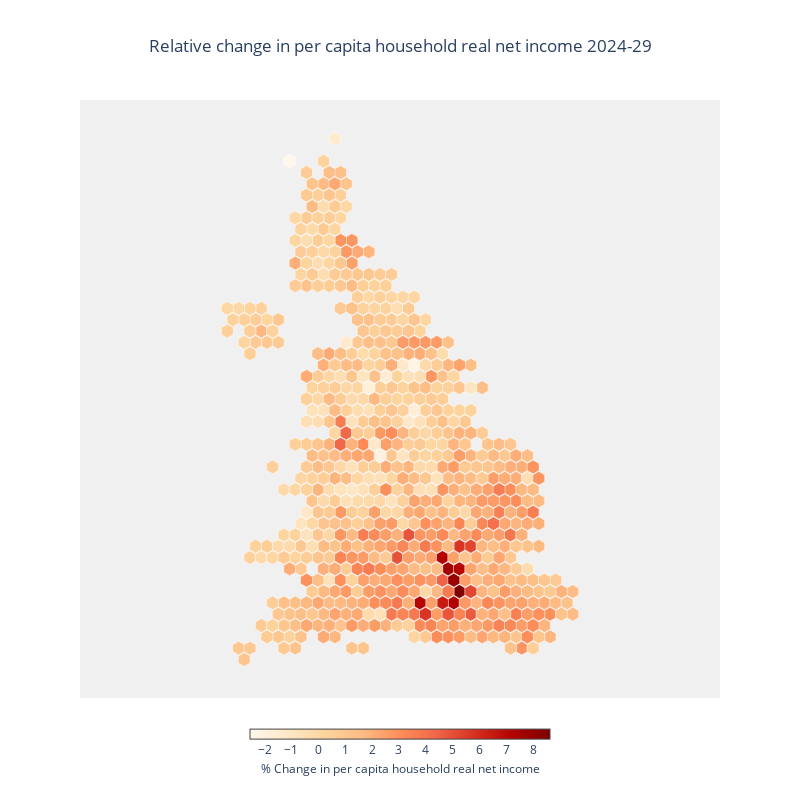

Notebook source saved alongside this figure:
### Markdown cell above
### Visualization
Create our hexagonal map visualization:

### Code cell
# Get the data
data = get_income_difference_data()

data.x = data.x + (data.y % 2 == 0) * 0.5

# Create the interactive plot
fig = go.Figure()

# Add hexagons
fig.add_trace(go.Scatter(
    x=data['x'],
    y=data['y'],
    mode='markers',
    marker=dict(
        size=13.8,
        color=data['income_difference'],
        colorscale='OrRd',
        symbol='hexagon',
        line=dict(color='white', width=0.5),
        colorbar=dict(
            title=dict(
                text='% Change in per capita household real net income',
                side='bottom',
                font=dict(size=12)
            ),
            orientation='h',
            y=-0.15,
            xanchor='center',
            x=0.5,
            thickness=10,
            len=0.5,
            nticks=20
        )
    ),
    hovertemplate=
    '<b>Constituency:</b> %{text}<br>' +
    '<b>Change:</b> %{marker.color:.1f}%<br>' +
    '<extra></extra>',  # removes secondary box
    text=data['name']
))

# Update layout
fig.update_layout(
    title=dict(
    text='Relative change in per capita household real net income 2024-29',
    x=0.5,  # centers horizontally
    y=0.95,  # position from bottom
    xanchor='center',  # anchors the x position to the title's center
    yanchor='top'  # anchors the y position to the title's top
    ),
    paper_bgcolor='white',
    plot_bgcolor='#f0f0f0',
    showlegend=False,
    width=800,
    height=800,
    xaxis=dict(
        showgrid=False,
        showticklabels=False,
        zeroline=False
    ),
    yaxis=dict(
        showgrid=False,
        showticklabels=False,
        zeroline=False,
        scaleanchor='x',  # this ensures equal aspect ratio
        scaleratio=1
    )
)

# Show the plot
fig.show()

### Figure 1 — Plotly figure (JSON) as saved in the notebook; plotly's stock layout.template omitted (floating-point values rounded to 4 significant figures; data arrays with more than 128 entries replaced by an {"elided": "..."} marker saying what was removed)
{"data": [{"hovertemplate": "<b>Constituency:</b> %{text}<br><b>Change:</b> %{marker.color:.1f}%<br><extra></extra>", "marker": {"color": {"elided": "650 float values"}, "colorbar": {"len": 0.5, "nticks": 20, "orientation": "h", "thickness": 10, "title": {"font": {"size": 12}, "side": "bottom", "text": "% Change in per capita household real net income"}, "x": 0.5, "xanchor": "center", "y": -0.15}, "colorscale": [[0, "rgb(255,247,236)"], [0.125, "rgb(254,232,200)"], [0.25, "rgb(253,212,158)"], [0.375, "rgb(253,187,132)"], [0.5, "rgb(252,141,89)"], [0.625, "rgb(239,101,72)"], [0.75, "rgb(215,48,31)"], [0.875, "rgb(179,0,0)"], [1, "rgb(127,0,0)"]], "line": {"color": "white", "width": 0.5}, "size": 13.8, "symbol": "hexagon"}, "mode": "markers", "text": {"elided": "650 str values"}, "type": "scatter", "x": {"elided": "650 float values"}, "y": {"elided": "650 int values"}}], "layout": {"height": 800, "paper_bgcolor": "white", "plot_bgcolor": "#f0f0f0", "showlegend": false, "title": {"text": "Relative change in per capita household real net income 2024-29", "x": 0.5, "xanchor": "center", "y": 0.95, "yanchor": "top"}, "width": 800, "xaxis": {"showgrid": false, "showticklabels": false, "zeroline": false}, "yaxis": {"scaleanchor": "x", "scaleratio": 1, "showgrid": false, "showticklabels": false, "zeroline": false}}}
